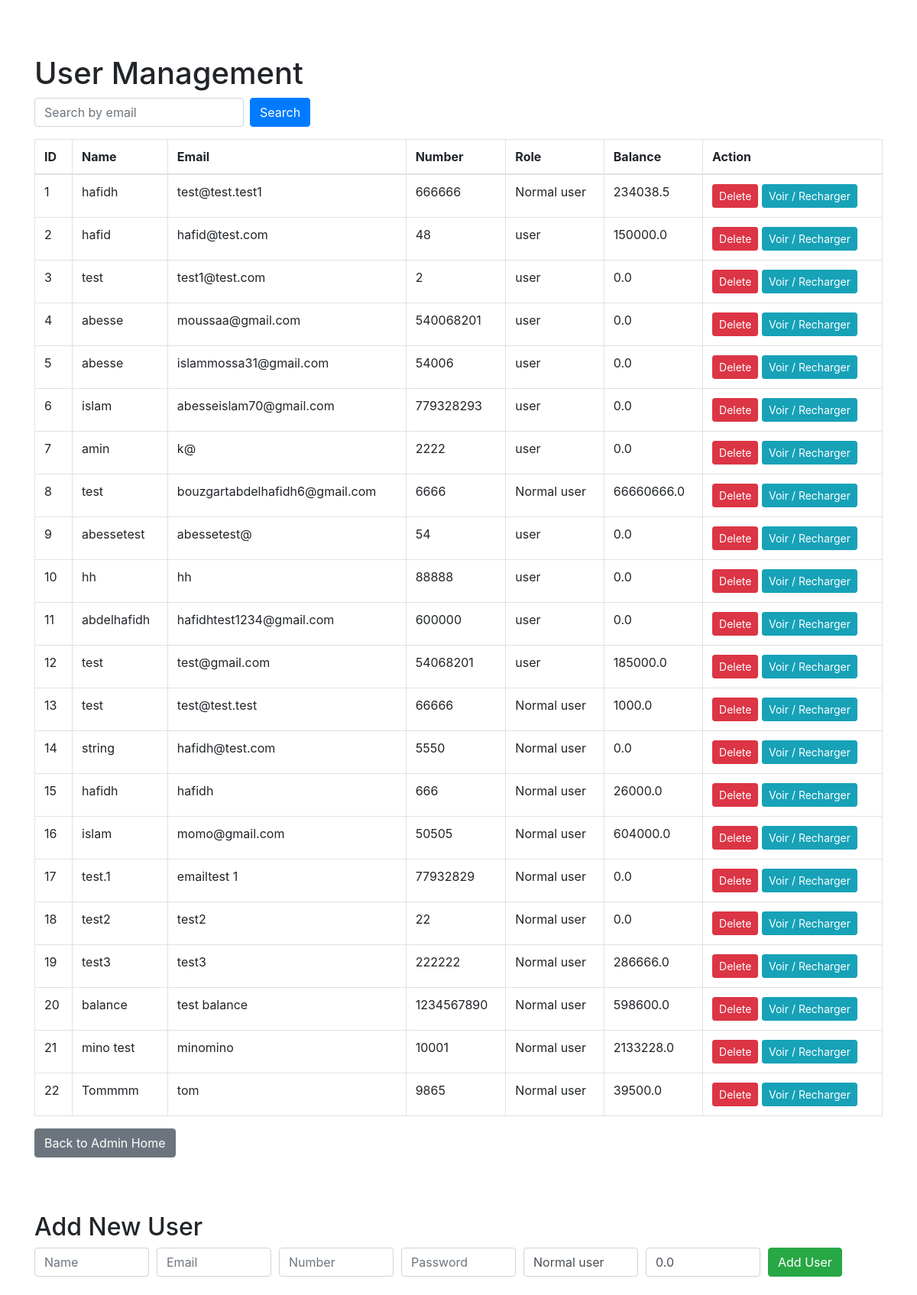
Screenshot of /admin/users with the database file from the repository.
### app/models/domain.py (models this page shows)
class User(Base):
    __tablename__ = 'users'
    id = Column(Integer, primary_key=True)
    name = Column(String(100), nullable=False)
    email = Column(String(120), unique=True, nullable=False)
    number = Column(Integer, unique=True, nullable=False)
    password = Column(String(100), nullable=False)
    role = Column(String(20), default='Normal user')
    balance = Column(Float, default=0.0)
    bookings = relationship('Booking', backref='user')
    recharges = relationship('Recharge', backref='user')

### app/api/routers/admin.py (the view)
@admin_bp.get('/users', response_class=HTMLResponse)
def users_page(request: Request, search_email: Optional[str] = None):
    if search_email:
        users = [get_user_by_email(search_email)] if get_user_by_email(search_email) else []
    else:
        users = get_all_users()
    return templates.TemplateResponse(request, 'users.html', {"request": request, "users": users})

### templates/users.html (shortened to what this page needs)
﻿<!DOCTYPE html>
<html lang="en">
<head>
    <link rel="stylesheet" href="https://stackpath.bootstrapcdn.com/bootstrap/4.5.2/css/bootstrap.min.css">
</head>
<body>
<div class="container mt-5">
    <h1>User Management</h1>
    <form method="get" action="{{ url_for('users_page') }}" class="form-inline mb-3">
        <input type="email" name="search_email" class="form-control mr-2" placeholder="Search by email" value="{{ request.query_params.get('search_email', '') }}">
        <button type="submit" class="btn btn-primary">Search</button>
    </form>
    <table class="table table-bordered">
        <thead>
            <tr>
                <th>ID</th>
                <th>Name</th>
                <th>Email</th>
                <th>Number</th>
                <th>Role</th>
                <th>Balance</th>
                <th>Action</th>
            </tr>
        </thead>
        <tbody>
            {% for user in users %}
            <tr>
                <td>{{ user.id }}</td>
                <td>{{ user.name }}</td>
                <td>{{ user.email }}</td>
                <td>{{ user.number }}</td>
                <td>{{ user.role }}</td>
                <td>{{ user.balance }}</td>
                <td>
                    <form action="{{ url_for('delete_user_admin', user_id=user.id) }}" method="POST" style="display:inline;">
                        <button type="submit" class="btn btn-danger btn-sm">Delete</button>
                    </form>
                    <a href="{{ url_for('user_detail', user_id=user.id) }}" class="btn btn-info btn-sm">Voir / Recharger</a>
                </td>
            </tr>
            {% endfor %}
        </tbody>
    </table>
    <a href="{{ url_for('admin_home') }}" class="btn btn-secondary mb-4">Back to Admin Home</a>
    <h2 class="mt-5">Add New User</h2>
    <form action="{{ url_for('create_user_admin') }}" method="POST" class="mb-4">
        <div class="form-row">
            <div class="col"><input type="text" name="name" class="form-control" placeholder="Name" required></div>
            <div class="col"><input type="email" name="email" class="form-control" placeholder="Email" required></div>
            <div class="col"><input type="number" name="number" class="form-control" placeholder="Number" required></div>
            <div class="col"><input type="password" name="password" class="form-control" placeholder="Password" required></div>
            <div class="col"><input type="text" name="role" class="form-control" placeholder="Role" value="Normal user"></div>
            <div class="col"><input type="number" step="0.01" name="balance" class="form-control" placeholder="Balance" value="0.0"></div>
            <div class="col"><button type="submit" class="btn btn-success">Add User</button></div>
        </div>
    </form>
</div>
</body>
</html>

### rows the page displays
User: id "1", name "hafidh", email "test@test.test1", number "666666", role "Normal user", balance "234038.5"
User: id "2", name "hafid", email "hafid@test.com", number "48", role "user", balance "150000.0"
User: id "3", name "test", email "test1@test.com", number "2", role "user", balance "0.0"
User: id "4", name "abesse", email "moussaa@gmail.com", number "540068201", role "user", balance "0.0"
User: id "5", name "abesse", email "islammossa31@gmail.com", number "54006", role "user", balance "0.0"
User: id "6", name "islam", email "abesseislam70@gmail.com", number "779328293", role "user", balance "0.0"
User: id "7", name "amin", email "k@", number "2222", role "user", balance "0.0"
User: id "8", name "test", email "bouzgartabdelhafidh6@gmail.com", number "6666", role "Normal user", balance "66660666.0"
User: id "9", name "abessetest", email "abessetest@", number "54", role "user", balance "0.0"
User: id "10", name "hh", email "hh", number "88888", role "user", balance "0.0"
User: id "11", name "abdelhafidh", email "hafidhtest1234@gmail.com", number "600000", role "user", balance "0.0"
User: id "12", name "test", email "test@gmail.com", number "54068201", role "user", balance "185000.0"
User: id "13", name "test", email "test@test.test", number "66666", role "Normal user", balance "1000.0"
User: id "14", name "string", email "hafidh@test.com", number "5550", role "Normal user", balance "0.0"
User: id "15", name "hafidh", email "hafidh", number "666", role "Normal user", balance "26000.0"
User: id "16", name "islam", email "momo@gmail.com", number "50505", role "Normal user", balance "604000.0"
User: id "17", name "test.1", email "emailtest 1", number "77932829", role "Normal user", balance "0.0"
User: id "18", name "test2", email "test2", number "22", role "Normal user", balance "0.0"
User: id "19", name "test3", email "test3", number "222222", role "Normal user", balance "286666.0"
User: id "20", name "balance", email "test balance", number "1234567890", role "Normal user", balance "598600.0"
User: id "21", name "mino test", email "minomino", number "10001", role "Normal user", balance "2133228.0"
User: id "22", name "Tommmm", email "tom", number "9865", role "Normal user", balance "39500.0"
